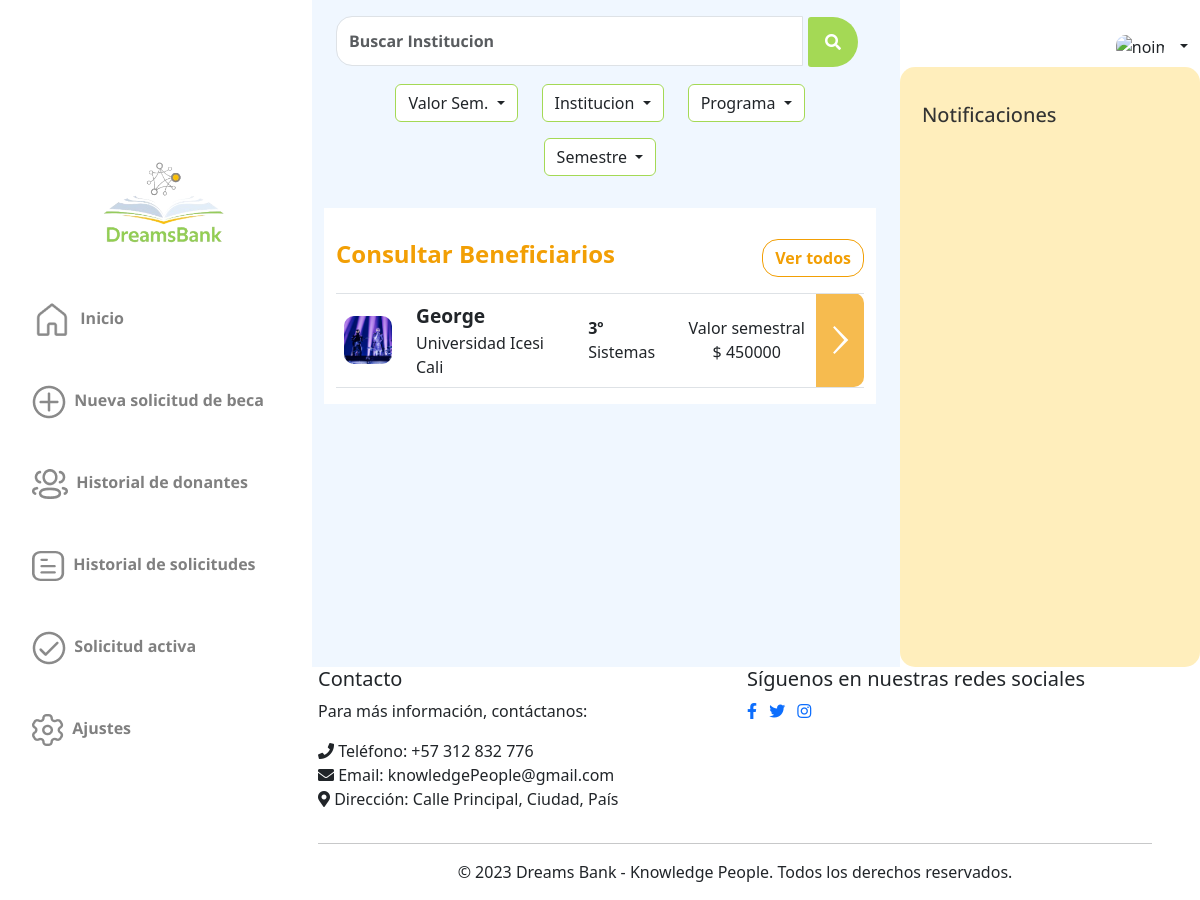
The app's page /scholarships/lookbeneficiaries/, older data.
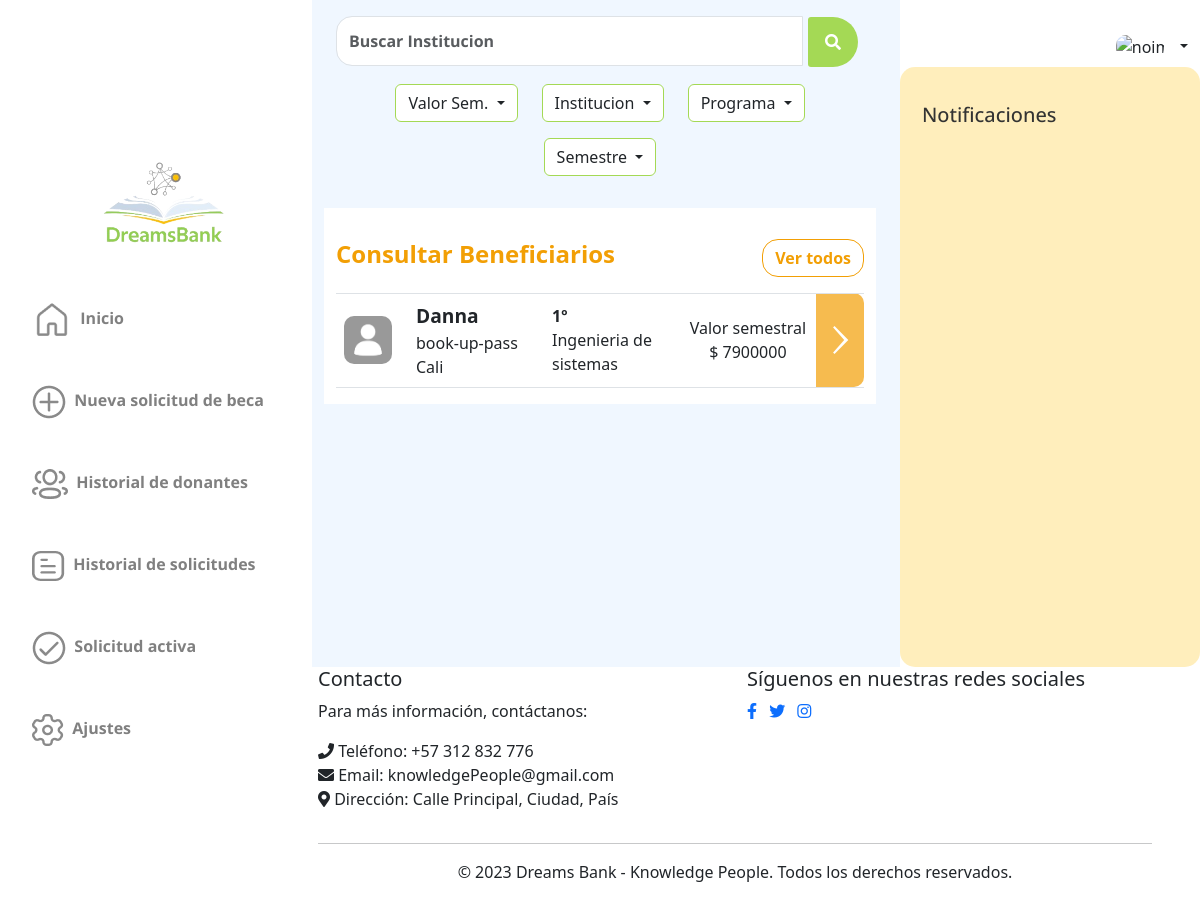
The same page, newer data.
### scholarships/models.py (models this page shows, shortened)
class Scholarship(models.Model):
    stratum = models.CharField(max_length=2,null=False)
    photocopy_id = models.FileField(upload_to="files/",null=False, blank=False)
    motivational_letter = models.TextField(max_length=2000,null=False)
    certificate = models.FileField(upload_to="files/",null=False, blank=False)
    value_period = models.IntegerField(null=False)
    icfes_score = models.IntegerField(null=False)
    period_current = models.IntegerField(null=False)
    program_adm = models.CharField(max_length=40,null=False)
    optionsapplication = (('NI','Nuevo Ingreso'),
              ('A','Antiguo'))
    application_type = models.CharField(max_length=40,choices=optionsapplication,null=False)
    optionsstate = (('P','Pendiente'),
                     ('A','Aceptada'),
                     ('R','Rechazada'))
    state = models.CharField(max_length=30,choices=optionsstate,null=False)
    total_periods = models.IntegerField(null=False)
    optionsactive = (('AC','Activo'),
                     ('IN','Inactivo'))
    active = models.CharField(max_length=20,choices=optionsactive,default='Activo',null=False)
    date_application = models.DateTimeField(auto_now_add=True)
    id_user = models.ForeignKey(Beneficiary,null=False,blank=False,on_delete=models.CASCADE)
    institution = models.ForeignKey(Institution,null=False,blank=False, on_delete=models.CASCADE)

### users/models.py (models this page shows, shortened)
class User(AbstractBaseUser, PermissionsMixin):
    username=None
    BENEFICIARY=1
    NATURALDONOR=2
    LEGALDONOR=3
    INSTITUTION=4
    ADMIN=5
    ROLE_CHOICE=(
          (BENEFICIARY, 'Beneficiario'),
          (NATURALDONOR,'Donante natural'),
          (LEGALDONOR,'Donante juridico'),
          (INSTITUTION,'Institución'),
          (ADMIN,'Admin'),
    )
    TI=1
    CC=2
    CE=3
    NIT=4
    IDTYPE_CHOICE= ((TI,'Tarjeta de Identidad'),
                (CC,'Cédula de Ciudadanía'),
                ( CE,'Cédula extranjera'),
                (NIT,'NIT'))
    email = models.EmailField(_("email address"), unique=True)
    name=models.CharField(max_length=100,null=False)
    profilePicture= models.ImageField(upload_to="users",null=True, blank=True)
    idType = models.PositiveSmallIntegerField(choices=IDTYPE_CHOICE,null=False)
    numID = models.CharField(max_length=10,null=False)
    role=models.PositiveSmallIntegerField(choices=ROLE_CHOICE,null=False)
    date_joined = models.DateTimeField(auto_now_add=True)
    last_login= models.DateTimeField(auto_now_add=True)
    created_date = models.DateTimeField(auto_now_add=True)
    modified_date = models.DateTimeField(auto_now_add=True)
    contact = models.CharField(max_length=15)
    is_staff = models.BooleanField(default=False)
    is_active = models.BooleanField(default=True)
    is_admin = models.BooleanField(default=False)
    is_superadmin = models.BooleanField(default=False)
    is_superuser = models.BooleanField(default=False)
    date_joined = models.DateTimeField(default=timezone.now)
    USERNAME_FIELD = "email"
    REQUIRED_FIELDS = ['name', 'idType', 'numID', 'role']
    objects = UserManager()

class Institution(User):
    description = models.TextField(max_length=255)
    TYPE_CHOICES = (
        ('Tecnica', 'Tecnica'),
        ('Tecnologica', 'Tecnologica'),
        ('Pregrado', 'Pregrado'),
        ('Posgrado','Posgrado')
    )
    type_institution = models.CharField(
        max_length=255,
        blank = False,
    )
    address = models.CharField(max_length=100)
    city = models.CharField(max_length=70)
    money_donation = models.IntegerField(default=0)
    optionsstate= (('A','Aprobada'),
                     ('P','Pendiente'),
                     ('R','Rechazada'))
    verificationState = models.CharField(max_length=30,choices=optionsstate,null=False, default='P')

### scholarships/views.py (the view)
# urls.py: path("lookbeneficiaries/", views.LookBeneficiaries.as_view(), name='look_beneficiaries'),
class LookBeneficiaries(ListView):
    def get(self, request):
        semester = []
        for i in range(1,13):
            semester.append(i)
        intervals = [(0,2000000),(2000001,5000000),(5000001,10000000),(10000001,20000000),(20000000,50000000)]
        institutions = Institution.objects.all()
        scholarships = Scholarship.objects.all()
        data = {'semesters':semester,'scholarships':scholarships,'institutions':institutions,'intervals':intervals}
        return render(request, 'lookbeneficiaries.html',data)

### scholarships/templates/lookbeneficiaries.html (shortened to what the changed rows need)
{% extends 'base.html' %} {% load static %}
  {% block content %}
  <link href="https://cdn.jsdelivr.net/npm/bootstrap@5.3.0-alpha3/dist/css/bootstrap.min.css" rel="stylesheet"
 />
  <link rel="stylesheet" href="https://cdnjs.cloudflare.com/ajax/libs/font-awesome/5.15.3/css/all.min.css">
  <link href="{% static '/lookbeneficiaries.css' %}" rel="stylesheet" />
</head>
<body>
  <div class="container-fluid">
    <div class="row " style="background-color: white; margin-top:2rem">
      <div class="table-responsive" >
        <table class="table">
          <thead>
            <tr>
              <th></th>
              <th></th>
              <th></th>
              <th></th>
              <th style="width: 2rem"></th>
            </tr>
          </thead>
          <tbody>
            {% if scholarships %}
            {% for x in scholarships %}
            <tr class="mt-3 align-middle">
              <td class="align-middle" style="border-top-left-radius: 10px; border-bottom-left-radius: 10px;">
                {% if x.id_user.profilePicture != "" %}
                <img src="/media/{{ x.id_user.profilePicture }}" class="img-fluid" alt="noimage"
                  style="max-width: 3rem; max-height: 3rem; border-radius: 10px; margin-right: 0.5rem;">
                {% else %}
                <img src="/media/users/profile_default.png" class="img-fluid" alt="noimage"
                  style="max-width: 3rem; max-height: 3rem; border-radius: 10px; margin-right: 0.5rem;">
                {% endif %}
              </td>
              <td>
                <div class="row">
                  <div class="col-12" style="font-weight: bolder; font-size: larger;">{{ x.id_user.name|capfirst }}
                  </div>
                  <div class="col-12">{{ x.institution.name }}</div>
                  <div class="col-12">{{ x.institution.city }}</div>
                </div>
              </td>
              <td>
                <div class="row ">
                  <div class="col-12" style="font-weight: 700;">{{ x.period_current }}º</div>
                  <div class="col-12">{{ x.program_adm }}</div>
                </div>
              </td>
              <td>
                <div class="row my-auto">
                  <div class="col-12 text-center">Valor semestral</div>
                  <div class="col-12 text-center">$ {{ x.value_period }}</div>
                </div>
              </td>
              <td
                style="background-color: rgba(242, 159, 5, 0.7); border-top-right-radius: 10px; border-bottom-right-radius: 10px;"
                class="align-middle">
                <div class="d-flex align-items-center justify-content-center">
                  <button type="submit" class="btn btn-link p-0" style=" border: none;" name="viewBeneficiaryDetails"
                    data-scholarship-id="{{ x.id_user.name }}">
                    <a href="{% url 'scholarships:showdetailsbeneficiary' id=x.id %}">
                    <img src="/media/images/Forward.png" class="img-fluid" alt="noimage"
                      style="max-width: 3rem; max-height: 3rem;">
                    </a>
                  </button>
                </div>
              </td>
            </tr>
            {% endfor %}
            {% endif %}
          </tbody>
        </table>
      </div>
    </div>
  </div>
  {% endblock %}

Row changes from the older to the newer data that the page shows:
removed Scholarship: id_user.profilePicture (picture), id_user.name "George", institution.name "Universidad Icesi", institution.city "Cali", period_current "3", program_adm "Sistemas", value_period "450000"
added Scholarship: id_user.name "Danna", institution.name "book-up-pass", institution.city "Cali", period_current "1", program_adm "Ingenieria de sistemas", value_period "7900000"
